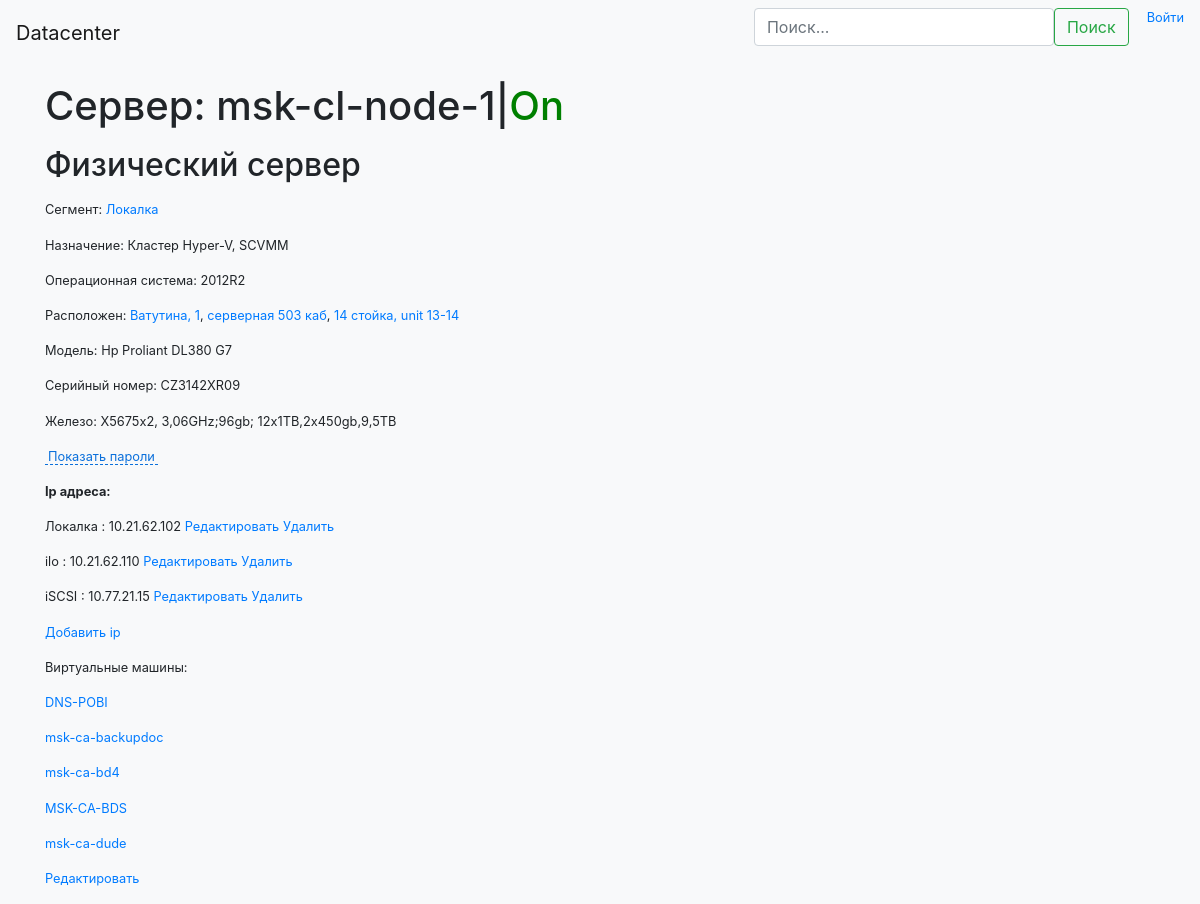
Page /server/46 on the committed database.
### server_list/models.py (models this page shows, shortened)
class Server(models.Model):
    locations = {0: "front", 1: "back", 2: "full"}
    hostname = models.CharField(max_length=50)
    model = models.CharField(max_length=50, blank=True)  # separate table?
    is_physical = models.BooleanField(default=True)
    host_machine = models.ForeignKey('self', on_delete=models.SET_DEFAULT, default=None, blank=True, null=True)
    is_on = models.BooleanField(default=True)
    os = models.CharField(max_length=50, blank=True)  # separate table?
    purpose = models.CharField(max_length=200, blank=True)
    description = models.CharField(max_length=500, blank=True)
    serial_num = models.CharField(max_length=100, blank=True)
    specs = models.CharField(max_length=200, blank=True)  # as field in separate table "model"?
    sensitive_data = models.CharField(max_length=200, blank=True)  # add encryption?
    segments = models.ManyToManyField(Segment, through='Ip')
    height = models.IntegerField(blank=True, null=True)
    unit = models.IntegerField(blank=True, null=True)
    location = models.IntegerField(blank=True, null=True)
    rack = models.ForeignKey(Rack, on_delete=models.SET_DEFAULT, default=None, blank=True, null=True)
    def __str__(self):
        return self.hostname
    def get_unit_string(self):
        return str(self.unit) if self.height == 1 else str(self.unit) + "-" + str(self.unit + self.height - 1)

class Ip(models.Model):
    ip_as_int = models.IntegerField()
    mask_as_int = models.IntegerField()
    gateway_as_int = models.IntegerField()
    server = models.ForeignKey(Server, on_delete=models.CASCADE)
    segment = models.ForeignKey(Segment, on_delete=models.CASCADE)
    ip_as_string = models.CharField(max_length=20)
    def __str__(self):
        return Ip.get_string_ip(self.ip_as_int)
    @staticmethod
    def get_string_ip(ip_as_int):
        counter = 0
        mask = 255
        result = ""
        while counter < 32:
            if len(result) != 0:
                result = "." + result
            t = ip_as_int & (mask << counter)
            result = str(t >> counter) + result
            counter += 8
        return result

class Segment(models.Model):
    name = models.CharField(max_length=50)
    description = models.CharField(max_length=200, blank=True)
    is_root_segment = models.BooleanField(default=False)
    parent_segment = models.ForeignKey('self', on_delete=models.SET_DEFAULT, default=None, blank=True, null=True)
    def __str__(self):
        return str(self.name)

class Territory(models.Model):
    name = models.CharField(max_length=50)
    address = models.CharField(max_length=200, blank=True)
    description = models.CharField(max_length=500, blank=True)

class Room(models.Model):
    name = models.CharField(max_length=50)
    description = models.CharField(max_length=500, blank=True)
    territory = models.ForeignKey(Territory, on_delete=models.SET_DEFAULT, default=None)

class Rack(models.Model):
    name = models.CharField(max_length=50)
    description = models.CharField(max_length=500, blank=True)
    room = models.ForeignKey(Room, on_delete=models.SET_DEFAULT, default=None)
    serial_number = models.CharField(max_length=100, blank=True)
    size = models.IntegerField(default=0)
    topdown = models.BooleanField(default=False)

### server_list/views.py (the view)
# urls.py: url(r'^server/(?P<server_id>\d*)', views.server_view, name='server_view'),
def server_view(request, server_id):
    try:
        server = Server.objects.get(pk=server_id)
    except Server.DoesNotExist:
        raise Http404("No server found")
    ip_list = []
    for ip in server.ip_set.all():
        ip_list.append((ip.segment.name, Ip.get_string_ip(ip.ip_as_int), ip.id))
    data_dict = {"server_id": server_id,
                 "model": server.model,
                 "hostname": server.hostname,
                 "power_state": server.is_on,
                 "os": server.os,
                 "purpose": server.purpose,
                 "ip_list": ip_list,
                 "serial_number": server.serial_num,
                 "specs": server.specs,
                 "root_ip_list": (server.ip_set.filter(segment__is_root_segment=True)),
                 }
    if server.is_physical:
        rack = server.rack
        room = rack.room
        territory = room.territory
        data_dict.update({"is_physical": True,
                          "unit": server.get_unit_string(),
                          "territory": territory,
                          "room": room,
                          "rack": rack,
                          "vm_list": server.server_set.all()})
    else:
        data_dict.update({"is_physical": False,
                          "host_machine": server.host_machine.hostname,
                          "host_machine_id": server.host_machine.id,
                          })
    return render(request, os.path.join('server_list', 'server_view.html'), {'server_dict': data_dict})

### server_list/templatetags/server_list_extras.py (called while the page is built)
@register.filter()
def get_dict_item(value, arg):
    value = value.get(arg)
    print("value", value)
    return value if value is not None else "none"

### server_list/templates/server_list/server_view.html (shortened to what this page needs)
{% extends 'server_list/navbar.html' %}
{% load server_list_extras %}
{% block content %}
<div class="container">
    <header>
        <h1><p>Сервер: {{ server_dict|get_dict_item:"hostname" }}{% if server_dict|get_dict_item:"power_state" %}|<font color="green">On</font>{% else %}<font color="red">Off</font>{%endif%}</p>
        </h1>
        <h2>
            {% if server_dict|get_dict_item:"is_physical" %}
            <p>Физический сервер</p>
            {%else%}
            <p>Виртуальная машина на <a href="{% url 'server_view' server_dict|get_dict_item:'host_machine_id' %}">{{server_dict|get_dict_item:"host_machine"}}</a></p>
            {%endif%}
        </h2>
    </header>
    {% for ip in server_dict|get_dict_item:"root_ip_list" %}
    <p>Сегмент: <a href="{%url 'list'%}?segment={{ip.segment.id}}">{{ip.segment}}</a></p>
    {% endfor %}
    <p>Назначение: {{server_dict|get_dict_item:"purpose"}}</p>
    <p>Операционная система: {{server_dict|get_dict_item:"os"}}</p>
    {% if server_dict|get_dict_item:"is_physical" %}
    <p>Расположен: <a href="{% url 'territory_view' server_dict.territory.id %} ">{{server_dict.territory.name}}</a>,
        <a href="{% url 'room_view' server_dict.room.id %} ">{{server_dict.room.name}}</a>,
        <a href="{% url 'rack_view' server_dict.rack.id  %}">{{server_dict.rack.name}}, unit
            {{server_dict|get_dict_item:"unit"}}</a></p>
    {%endif%}
    {% if server_dict|get_dict_item:"is_physical" %}
    <p>Модель: {{server_dict|get_dict_item:"model"}}</p>
    <p>Серийный номер: {{server_dict|get_dict_item:"serial_number"}}</p>
    <p>Железо: {{server_dict|get_dict_item:"specs"}}</p>
    {% endif %}
    <p><a href="#" class="spoiler-trigger"><span>Показать пароли</span></a></p>
    <p><strong>Ip адреса:</strong></p>
    {% for ip in server_dict|get_dict_item:"ip_list"%}
    <p>{{ip.0}} : {{ip.1}} <a href="javascript:void(0);" onclick="open_window('{% url 'ip_edit' ip.2 %}', 'Edit ip');">Редактировать</a>
        <a href="javascript:void(0);" onclick="ajax_delete_ip({{ip.2}})">Удалить</a></p>
    {% endfor %}
    <p><a href="javascript:void(0);" onClick="open_window('{% url 'ip_new' server_dict.server_id %}', 'Добавить ip');">Добавить ip</a></p>
    {% if server_dict|get_dict_item:"vm_list" %}
    <p>Виртуальные машины:</p>
    {% endif %}
    {% for s in server_dict|get_dict_item:"vm_list"%}
    <p><a href="{% url 'server_view' s.id %}">{{s.hostname}}</a></p>
    {% endfor %}
    <p><a href="{% url 'server_edit' server_dict|get_dict_item:'server_id'%}">Редактировать</a></p>
</div>
{% endblock %}

### rows in the picture
Server: hostname "msk-cl-node-1", purpose "Кластер Hyper-V, SCVMM", model "Hp Proliant DL380 G7", serial_num "CZ3142XR09", specs "X5675x2, 3,06GHz;96gb; 12x1TB,2x450gb,9,5TB"
Ip: segment "Локалка"
Territory: territory.name "Ватутина, 1"
Room: room.name "серверная 503 каб"
Rack: rack.name "14 стойка"
Segment: name "Локалка"
Segment: name "ilo"
Segment: name "iSCSI"
Server: hostname "DNS-POBI"
Server: hostname "msk-ca-backupdoc"
Server: hostname "msk-ca-bd4"
Server: hostname "MSK-CA-BDS"
Server: hostname "msk-ca-dude"

### other values in the picture
{{ server_dict|get_dict_item:"os" }} "2012R2"
{{ server_dict|get_dict_item:"unit" }} "13-14"
{{ ip.1 }} "10.21.62.102" "10.21.62.110" "10.77.21.15"
